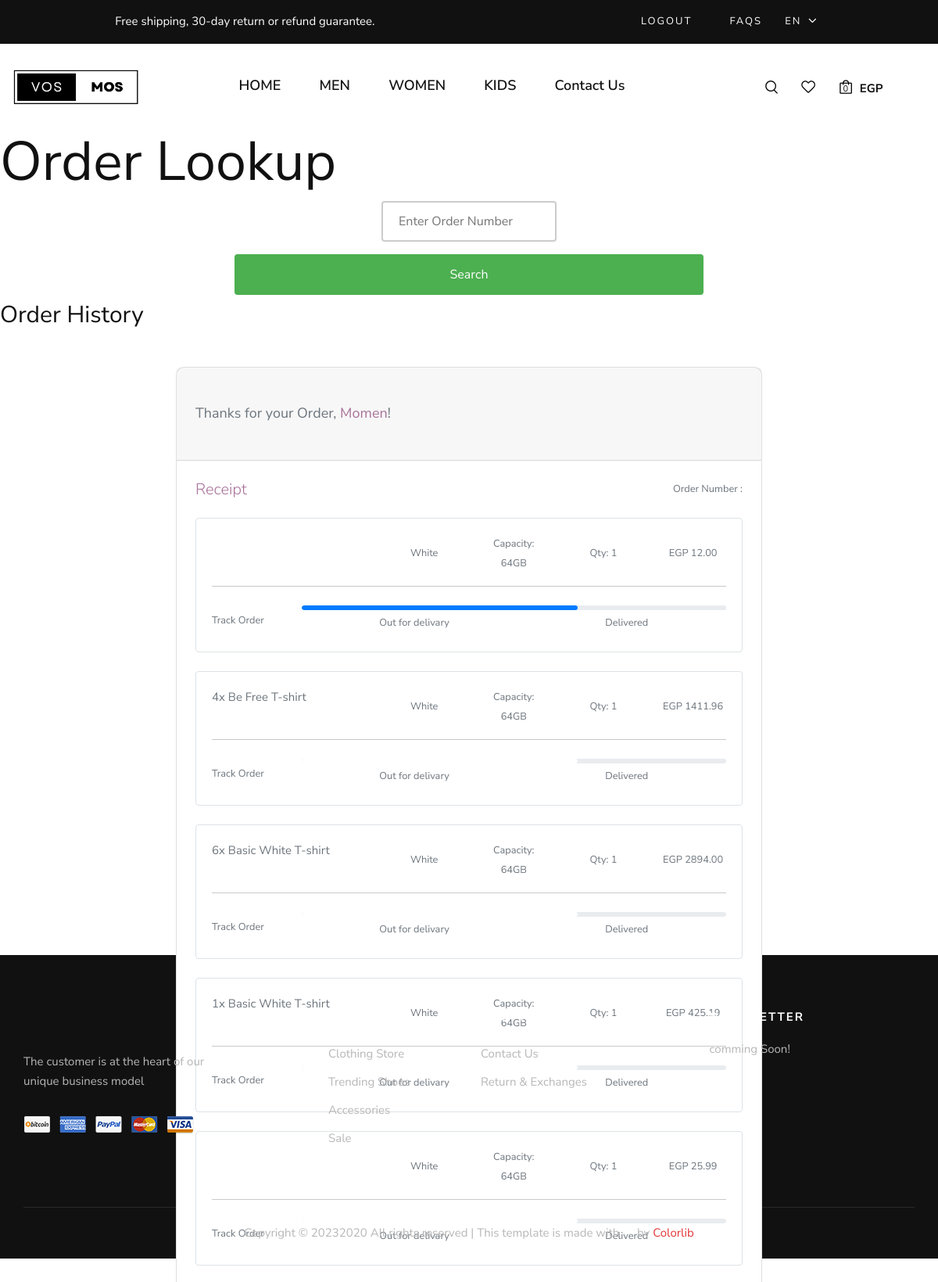
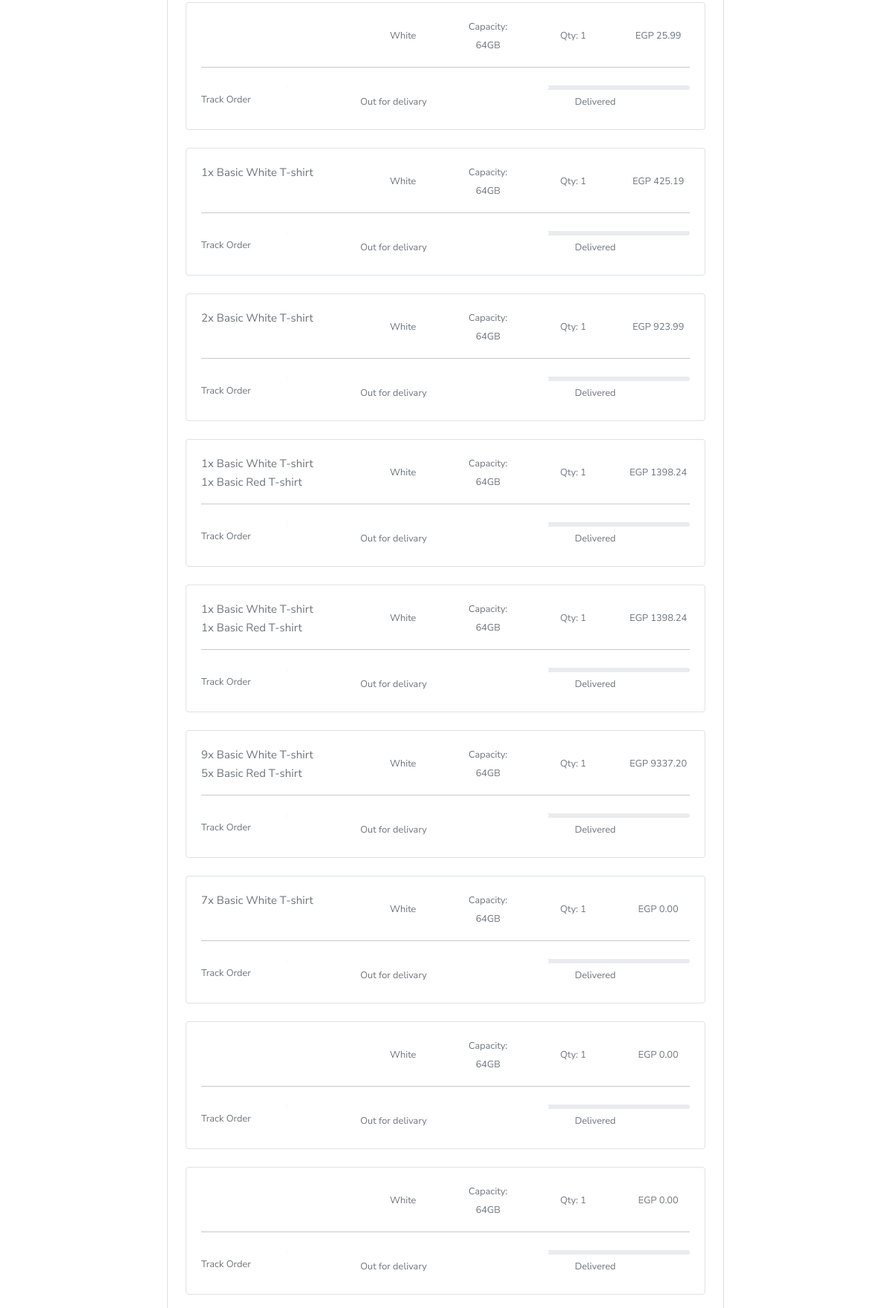
The page /orders (signed in, upper part) on the database its author committed (2 pictures, top to bottom).
### frontend/models.py (models this page shows, shortened)
class MyUser(AbstractUser):
    country = models.CharField(max_length=50, default="")
    city = models.CharField(max_length=50, default="")
    phone = models.CharField(max_length=10, default="")
    country_code = models.CharField(max_length=10, default="")
    favorites = models.ManyToManyField(Product)
    pass

class Order(models.Model):
    STATUS_CHOICES = [
        ('P', 'Placed'),
        ('S', 'Shipped'),
        ('D', 'Delivered'),
    ]
    PAYMENT_METHOD_CHOICES = (
        ('CC', 'Credit Card'),
        ('VS', 'Visa'),
        ('MC', 'Master Card'),
        ('COD', 'Cash On Delivery'),
        ('VF', 'Vodafone'),
        ('OG', 'Orange'),
        ('WE', 'Wepay'),
        ('PP', 'Paypal'),
        ('BT', 'Bank Transfer'),
    )
    user = models.ForeignKey(MyUser, on_delete=models.SET_NULL, blank=True, null=True)
    first_name = models.CharField(max_length=100)
    last_name = models.CharField(max_length=100)
    email = models.EmailField()
    address = models.CharField(max_length=250)
    city = models.CharField(max_length=100)
    created = models.DateTimeField(auto_now_add=True)
    updated = models.DateTimeField(auto_now=True)
    paid = models.BooleanField(default=False)
    final_price = models.DecimalField(max_digits=10, decimal_places=2)
    phone = models.CharField(max_length=100)
    coupon = models.ForeignKey(PromoCode, on_delete=models.SET_NULL, blank=True, null=True)
    order_number = models.CharField(max_length=32, null=False, editable=False)
    payment_method = models.CharField(max_length=20, choices=PAYMENT_METHOD_CHOICES, default='Credit Card')
    shipping_cost = models.DecimalField(max_digits=10, decimal_places=2, default=25.99)
    status = models.CharField(max_length=2, choices=STATUS_CHOICES, default='P')
    class Meta:
        ordering = ('-created',)

class OrderItem(models.Model):
    order = models.ForeignKey(Order, related_name='items', on_delete=models.CASCADE)
    product = models.ForeignKey(Product, related_name='order_items', on_delete=models.CASCADE)
    price = models.DecimalField(max_digits=10, decimal_places=2)
    quantity = models.PositiveIntegerField(default=1)
    customized = models.BooleanField(default=False)
    size = models.CharField(max_length=10, blank=True, null=True)
    color = models.CharField(max_length=10, blank=True, null=True)

class Product(models.Model):
    CATEGORY_CHOICES = (
        ('M', 'Men'),
        ('W', 'Women'),
        ('K', 'Kids'),
        ('A', 'Accessories'),
    )
    SUB_CATEGORY_CHOICES = (
    ('S', 'Shirt'),
    ('SW', 'Sport wear'),
    ('OW', 'Outwear')
    )
    LABEL_CHOICES = (
        ('NEW', 'primary'),
        ('BEST Seller', 'secondary'),
        ('N', '')
    )
    product_id = models.AutoField
    id = models.AutoField(primary_key=True, auto_created=True)
    product_name = models.CharField(max_length=50)
    category = models.CharField(choices=CATEGORY_CHOICES, max_length=2)
    label = models.CharField(choices=LABEL_CHOICES, max_length=11, default="")
    subcategory = models.CharField(choices= SUB_CATEGORY_CHOICES ,max_length=50, default="")
    price = models.FloatField(default=0)
    discount_price = models.FloatField(default=0)
    desc = models.CharField(max_length=300)
    pub_date = models.DateField()
    image = models.ImageField(upload_to="static/images", default="")
    material = models.CharField(max_length=50, default="Coton 100%")
    description = models.TextField(default="Description")

### frontend/views.py (the view, shortened to what this page needs)
# urls.py: path('orders', views.orders, name='orders'),
def orders(request):
    if request.user.is_authenticated:
        orders = Order.objects.filter(user=request.user)
    else:
        orders = []
    return render(request, 'order.html', {'orders': orders})

### frontend/templates/order.html (shortened to what this page needs)
{% extends 'layout.html' %}
{% block body %}
<h1>Order Lookup</h1>
<div class="search-container">
    <form action="{% url 'orders' %}" method="post">
        <input class="searchbar" type="text" placeholder="Enter Order Number" name="order_number">
        <button class="searchbutton" type="submit">Search</button>
    </form>
</div>
{% if user.is_authenticated %}
<h3>Order History</h3>
<section class="h-100 gradient-custom">
  <div class="container py-5 h-100">
    <div class="row d-flex justify-content-center align-items-center h-100">
      <div class="col-lg-10 col-xl-8">
        <div class="card" style="border-radius: 10px;">
          <div class="card-header px-4 py-5">
            <h5 class="text-muted mb-0">Thanks for your Order, <span style="color: #a8729a;">{{ user.first_name }}</span>!</h5>
          </div>
          <div class="card-body p-4">
            <div class="d-flex justify-content-between align-items-center mb-4">
              <p class="lead fw-normal mb-0" style="color: #a8729a;">Receipt</p>
              <p class="small text-muted mb-0">Order Number : {{ order.order_number}}</p>
            </div>
            {% for order in orders %}
            <div class="card shadow-0 border mb-4">
              <div class="card-body">
                <div class="row">
                  <div class="col-md-4 text-left justify-content-center align-items-center">
                    {% for item in order.items.all %}
                    <p class="text-muted mb-0">{{ item.quantity }}x {{ item.product.product_name }} </p>
                    {% endfor %}
                  </div>
                  <div class="col-md-2 text-center d-flex justify-content-center align-items-center">
                    <p class="text-muted mb-0 small">White</p>
                  </div>
                  <div class="col-md-2 text-center d-flex justify-content-center align-items-center">
                    <p class="text-muted mb-0 small">Capacity: 64GB</p>
                  </div>
                  <div class="col-md-2 text-center d-flex justify-content-center align-items-center">
                    <p class="text-muted mb-0 small">Qty: 1</p>
                  </div>
                  <div class="col-md-2 text-center d-flex justify-content-center align-items-center">
                    <p class="text-muted mb-0 small">EGP {{ order.final_price }}</p>
                  </div>
                </div>
                <hr class="mb-4" style="background-color: #e0e0e0; opacity: 1;">
                <div class="row d-flex align-items-center">
                  <div class="col-md-2">
                    <p class="text-muted mb-0 small">Track Order</p>
                  </div>
                  <div class="col-md-10">
                    <div class="progress" style="height: 6px; border-radius: 16px;">
                      <div class="progress-bar" role="progressbar"
                        style="width: 65%; border-radius: 16px; background-color: #a8729a;" aria-valuenow="65"
                        aria-valuemin="0" aria-valuemax="100"></div>
                    </div>
                    <div class="d-flex justify-content-around mb-1">
                      <p class="text-muted mt-1 mb-0 small ms-xl-5">Out for delivary</p>
                      <p class="text-muted mt-1 mb-0 small ms-xl-5">Delivered</p>
                    </div>
                  </div>
                </div>
              </div>
            </div>
            {% endfor %}
          </div>
        </div>
      </div>
    </div>
  </div>
</section>
{% endif %}
{% endblock %}

### frontend/static/frontend/css/style.css (style rules this page uses)
html, body { height: 100%; font-family: "Nunito Sans", sans-serif; -webkit-font-smoothing: antialiased; }
h1, h2, h3, h4, h5, h6 { margin: 0; color: #111111; font-weight: 400; font-family: "Nunito Sans", sans-serif; }
h1 { font-size: 70px; }
h3 { font-size: 30px; }
h5 { font-size: 18px; }
p { font-size: 15px; font-family: "Nunito Sans", sans-serif; color: #3d3d3d; font-weight: 400; line-height: 25px; margin: 0 0 15px 0; }
@media only screen and (min-width: 1200px) { .container { max-width: 1170px; } }

### frontend/templates/order.html (style rules this page uses)
.search-container { width: 50%; margin: 0 auto; text-align: center; }
.search-container input[type="text"] { padding: 12px 20px; margin: 8px 0; box-sizing: border-box; border: 2px solid #ccc; border-radius: 4px; }
.search-container button { width: 100%; background-color: #4CAF50; color: white; padding: 14px 20px; margin: 8px 0; border: none; border-radius: 4px; cursor: pointer; }
.progress { height: 0.5rem; }

### rows shown on the page
MyUser: first_name "Momen"
Order: final_price "12.00"
Order: final_price "1411.96"
OrderItem: quantity "4", product.product_name "Be Free T-shirt"
Order: final_price "2894.00"
OrderItem: quantity "6", product.product_name "Basic White T-shirt"
Order: final_price "425.19"
OrderItem: quantity "1", product.product_name "Basic White T-shirt"
Order: final_price "25.99"
Order: final_price "25.99"
Order: final_price "425.19"
OrderItem: quantity "1", product.product_name "Basic White T-shirt"
Order: final_price "923.99"
OrderItem: quantity "2", product.product_name "Basic White T-shirt"
Order: final_price "1398.24"
OrderItem: quantity "1", product.product_name "Basic White T-shirt"
OrderItem: quantity "1", product.product_name "Basic Red T-shirt"
Order: final_price "1398.24"
OrderItem: quantity "1", product.product_name "Basic White T-shirt"
OrderItem: quantity "1", product.product_name "Basic Red T-shirt"
Order: final_price "9337.20"
OrderItem: quantity "9", product.product_name "Basic White T-shirt"
OrderItem: quantity "5", product.product_name "Basic Red T-shirt"
Order: final_price "0.00"
OrderItem: quantity "7", product.product_name "Basic White T-shirt"
Order: final_price "0.00"
Order: final_price "0.00"
